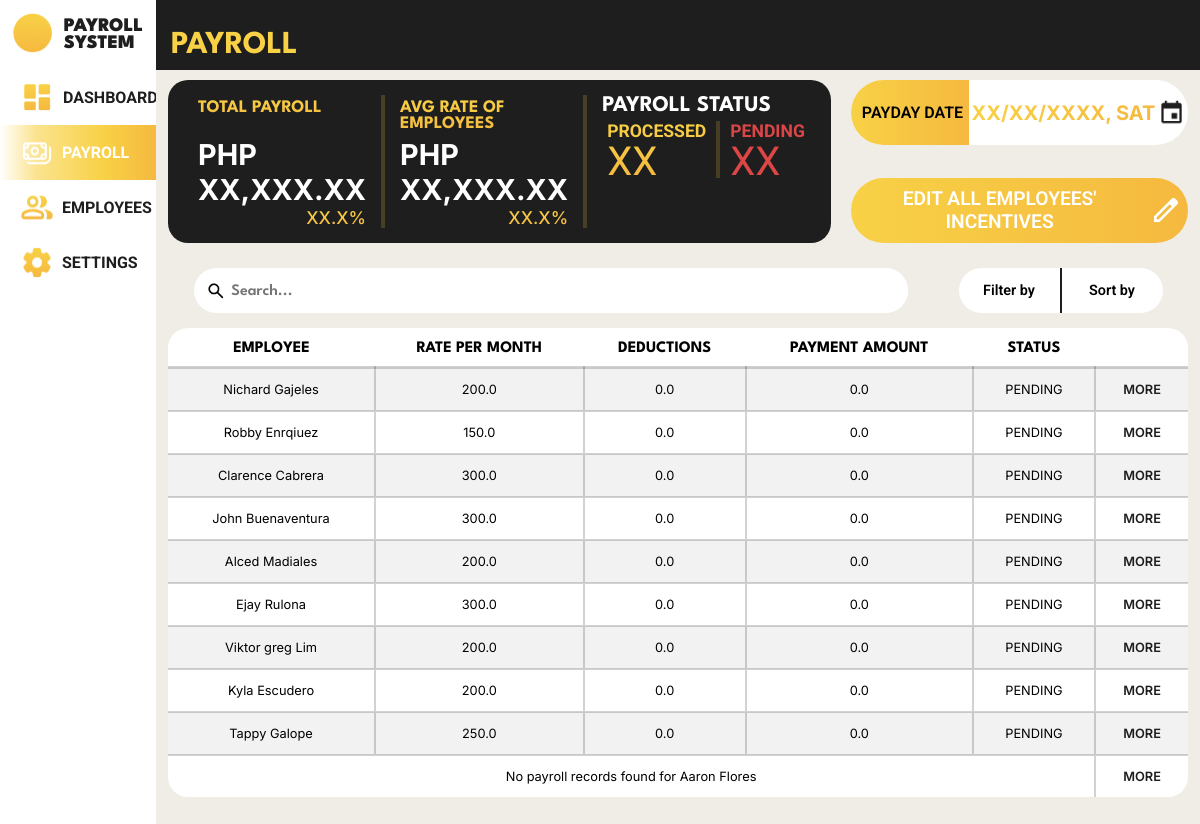
/payroll_system/payrolls/ (signed in), run on an earlier commit of the app's database.
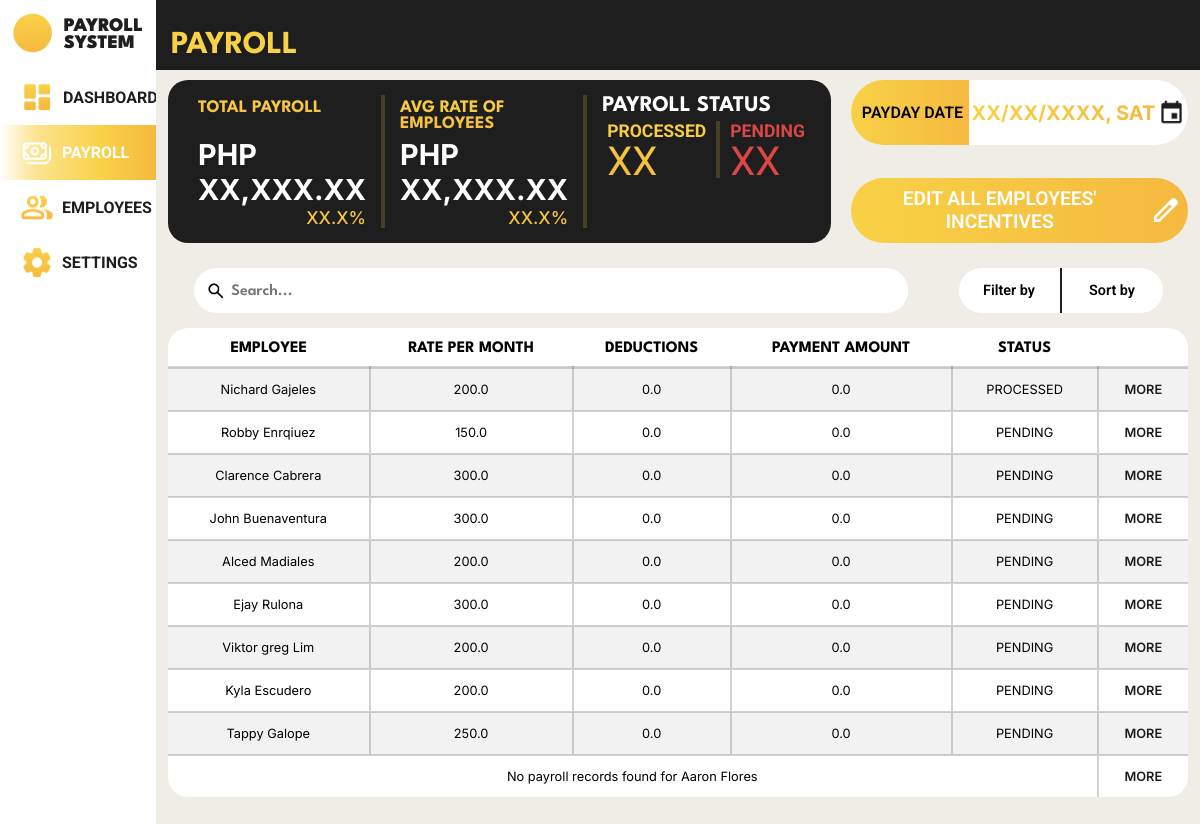
And on a later commit of the database.
### payroll_system/models.py (models this page shows, shortened)
class Employee(models.Model):
    class Gender(models.TextChoices):
        MALE = 'Male', _('Male')
        FEMALE = 'Female', _('Female')
        OTHERS = 'Others', _('Others')
    class HighestEducation(models.TextChoices):
        GRADESCHOOL = 'Grade School', _('Grade School')
        HIGHSCHOOL = 'High School', _('High School')
        BACHELORS_DEGREE = 'Bachelor\'s Degree', _('Bachelor\'s Degree')
        VOCATIONAL_EDUCATION = 'Vocational Education', _('Vocational Education')
        MASTERS_DEGREE = 'Master\'s Degree', _('Master\'s Degree')
    class EmployeeStatus(models.TextChoices):
        FULLTIME = 'Full Time', _('Full Time')
        PARTTIME = 'Part Time', _('Part Time')
    class ActiveStatus(models.TextChoices):
        ACTIVE = 'Active', _('Active')
        INACTIVE = 'Inactive', _('Inactive')
    employee_id = models.AutoField(primary_key=True)
    first_name = models.CharField(max_length=100, null=False)
    last_name = models.CharField(max_length=100, null=False)
    gender = models.CharField(max_length=6, choices=Gender.choices, null=False)
    date_of_birth = models.DateField(null=True)
    contact_number = models.CharField(max_length=15, null=True)
    emergency_contact = models.CharField(max_length=15, null=True)
    barangay = models.CharField(max_length=100, null=True)
    postal_address = models.IntegerField(null=True)
    highest_education = models.CharField(max_length=20, choices=HighestEducation.choices, null=True)
    work_experience = models.CharField(max_length=2083, null=True)
    date_of_employment = models.DateField(default=timezone.now)
    days_worked = models.IntegerField(default=0, null=False)
    employee_status = models.CharField(max_length=9, choices=EmployeeStatus.choices, null=True)
    active_status = models.CharField(max_length=8, choices=ActiveStatus.choices, default=ActiveStatus.ACTIVE)
    absences = models.IntegerField(default=0, null=False)
    employee_image = models.ImageField(null=True, blank=True, upload_to='images/')

class Payroll(models.Model):
    class PayrollStatus(models.TextChoices):
        PENDING = 'PENDING', _('Pending')
        PROCESSED = 'PROCESSED', _('Processed')
    payroll_id = models.AutoField(primary_key=True)
    rate = models.FloatField(default=0, null=False)
    incentives = models.FloatField(default=0, null=False)
    payroll_status = models.CharField(max_length=9, choices=PayrollStatus.choices, default=PayrollStatus.PENDING, null=True, blank=True)
    deductions = models.FloatField(default=0, null=False)
    salary = models.FloatField(default=0, null=False)
    cash_advance = models.FloatField(default=0, null=False)
    under_time = models.FloatField(default=0, null=False)
    payment_date = models.DateField(null=False)
    employee_id_fk = models.ForeignKey(Employee, on_delete=models.CASCADE, related_name='payrolls')
    attendance_id_fk = models.ForeignKey(Attendance, null=True, blank=True, on_delete=models.CASCADE)

### payroll_system/views.py (the view)
# urls.py: path('payrolls/', views.payrolls, name='payrolls'),
@login_required
def payrolls(request):
    employees = Employee.objects.all()
    employee_data = []
    for employee in employees:
        latest_payroll = employee.payrolls.order_by('-payment_date').first()
        employee_data.append({
            'employee': employee,
            'latest_payroll': latest_payroll
        })
    context = {
        'employee_data': employee_data
    }
    return render(request, 'payroll_system/payroll.html', context)

### payroll_system/templates/payroll_system/payroll.html (shortened to what this page needs)
{% load static %}
<!DOCTYPE html>
<html lang="en">
<head>
    <link rel="stylesheet" href="{% static 'css/template.css' %}">
    <link rel="stylesheet" href="{% static 'css/payroll.css' %}">
</head>
<body>
    <div class="body">
        <nav>
            <div class="logo">
                <div class="logo-group">
                    <div class="logo-picture">
                        <img src="{% static 'images/logo_icon.png' %}" alt="">
                    </div>
                    <div class="logo-name">
                        <p>PAYROLL</p>
                        <p>SYSTEM</p>
                    </div>
                </div>
            </div>
            <div class="menu">
                <ul>
                    <li class="menu-dashboard">
                        <a href="{% url 'payroll_system:dashboard' %}">
                            <img src="{% static 'images/dashboard_icon.png' %}" alt="">
                            <div class="link">DASHBOARD</div>
                        </a>
                    </li>
                    <li class="menu-payroll" id="focused">
                        <a href="{% url 'payroll_system:payrolls' %}">
                            <img src="{% static 'images/payroll_icon_focused.png' %}" alt="">
                            <div class="link">PAYROLL</div>
                        </a>
                    </li>
                    <li class="menu-employees">
                        <a href="{% url 'payroll_system:employees' %}">
                            <img src="{% static 'images/employee_icon.png' %}" alt="">
                            <div class="link">EMPLOYEES</div>
                        </a>
                    </li>
                    <li class="menu-settings">
                        <a href="{% url 'payroll_system:settings' %}">
                            <img src="{% static 'images/settings_icon.png' %}" alt="">
                            <div class="link">SETTINGS</div>
                        </a>
                    </li>
                </ul>
            </div>
        </nav>
        <header>
            <h1>PAYROLL</h1>
        </header>
        <div class="system_content">
            <div class="container">
                <div class="top">
                    <div class="content_1">
                        <div class="statistics">
                            <div class="total_payroll">
                                <div class="title"><h1>TOTAL PAYROLL</h1></div>
                                <div class="content">
                                    <p class="amount">PHP XX,XXX.XX</p>
                                    <p class="percentage">XX.X%</p>
                                </div>
                            </div>
                            <div class="avg_rate">
                                <div class="title">
                                    <h1>AVG RATE OF EMPLOYEES</h1>
                                </div>
                                <div class="content">
                                    <p class="amount">PHP XX,XXX.XX</p>
                                    <p class="percentage">XX.X%</p>
                                </div>
                            </div>
                            <div class="payroll_status">
                                <div class="title">
                                    <h1>PAYROLL STATUS</h1>
                                </div>
                                <div class="content">
                                    <div class="processed">
                                        <h1>PROCESSED</h1>
                                        <p>XX</p>
                                    </div>
                                    <div class="pending">
                                        <h1>PENDING</h1>
                                        <p>XX</p>
                                    </div>
                                </div>
                            </div>
                        </div>
                    </div>
                    <div class="content_2">
                        <div class="payday">
                            <div class="payday_title">
                                <p>PAYDAY DATE</p>
                            </div>
                            <div class="payday_date">
                                <p>XX/XX/XXXX, SAT</p>
                                <button onclick=""></button>
                            </div>
                        </div>
                        <div class="incentives">
                            <button class="edit_incentives" onclick="editIncentives()">
                                <p>EDIT ALL EMPLOYEES' INCENTIVES</p>
                                <img src="{% static 'images/edit_icon.png' %}" alt="">
                            </button>
                        </div>
                    </div>
                </div>
                <div class="search_filter">
                    <div class="search">
                        <form class="form" method="post">
                            <button type="submit"><img src="{% static 'images/search_icon.png' %}" alt=""></button>
                            <input type="text" placeholder="Search...">
                        </form>
                    </div>
                    <div class="filter_sort">
                        <div class="filter">
                            Filter by
                        </div>
                        <div class="sort">
                            Sort by
                        </div>
                    </div>
                </div>
                <div class="table">
                    <table>
                        <tr>
                            <th>EMPLOYEE</th>
                            <th>RATE PER MONTH</th>
                            <th>DEDUCTIONS</th>
                            <th>PAYMENT AMOUNT</th>
                            <th>STATUS</th>
                            <th></th>
                        </tr>
                        {% for data in employee_data %}
                            {% with employee=data.employee latest_payroll=data.latest_payroll %}
                                {% if latest_payroll %}
                                <tr>
                                    <td>{{ employee.first_name }} {{ employee.last_name }}</td>
                                    <td>{{ latest_payroll.rate }}</td>
                                    <td>{{ latest_payroll.deductions }}</td>
                                    <td>{{ latest_payroll.salary }}</td>
                                    <td>{{ latest_payroll.payroll_status }}</td>
                                    <td><a href="{% url 'payroll_system:payroll_individual' employee.employee_id %}">MORE</a></td>
                                </tr>
                                {% else %}
                                <tr>
                                    <td colspan="5">No payroll records found for {{ employee.first_name }} {{ employee.last_name }}</td>
                                    <td><a href="{% url 'payroll_system:payroll_individual' employee.employee_id %}">MORE</a></td>
                                </tr>
                                {% endif %}
                            {% endwith %}
                        {% endfor %}
                    </table>
                </div>
            </div>
        </div>
    </div>
</body>
</html>

### static/css/template.css (style rules this page uses)
html, body { margin: 0; height: 100%; width: 100%; background-color: #EFEDE6; }
.body { height: 100%; width: 100%; display: grid; grid-template-areas: 'nav head head' 'nav main main' 'nav main main'; grid-template-columns: 13% auto auto; grid-template-rows: 70px auto auto; background-color: #EFEDE6; }
nav { height: 100%; width: 13%; position: fixed; top: 0; left: 0; grid-area: nav; z-index: 10; background-color: white; }
nav .logo { height: 70px; display: flex; justify-content: center; align-items: center; }
nav .logo .logo-group { display: flex; overflow: hidden; }
nav .logo .logo-group .logo-picture img { height: 40px; width: auto; object-fit: cover; }
nav .logo .logo-group .logo-name { margin: 5px 0 5px 12px; }
nav .logo .logo-group .logo-name p { margin: 0; text-align: left; color: #1e1e1e; font-family: 'League Spartan'; font-size: 120%; font-weight: 900; }
nav .menu { height: fit-content; }
nav .menu ul { list-style-type: none; margin: 0; padding: 0; }
nav .menu ul .menu-dashboard, nav .menu ul .menu-payroll, nav .menu ul .menu-employees, nav .menu ul .menu-settings { margin: 0; padding: 10px 20px; overflow: hidden; }
nav .menu ul .menu-dashboard a, nav .menu ul .menu-payroll a, nav .menu ul .menu-employees a, nav .menu ul .menu-settings a { text-decoration: none; display: flex; }
nav .menu ul .menu-dashboard a .link, nav .menu ul .menu-payroll a .link, nav .menu ul .menu-employees a .link, nav .menu ul .menu-settings a .link { margin: 8px; text-decoration: none; text-align: left; color: #1e1e1e; font-family: 'Roboto'; font-size: 100%; font-weight: 700; }
#focused { background: linear-gradient(89.98deg, rgba(248, 209, 70, 0), rgba(248, 209, 70, 0.6) 23%, #f8d146 66%, #f5b93f); }
#focused .link { color: #fff; }
header { grid-area: head; z-index: 9; background-color: #1e1e1e; color: #f8d146; font-family: 'League Spartan'; display: flex; justify-content: start; align-items: end; }
header h1 { margin: 10px 15px; font-size: 2rem; }
.system_content { grid-area: main; z-index: 8; background: none; }

What changed in the data, as far as the page shows it:
changed Employee "Nichard": latest_payroll.payroll_status "PENDING" → "PROCESSED"
